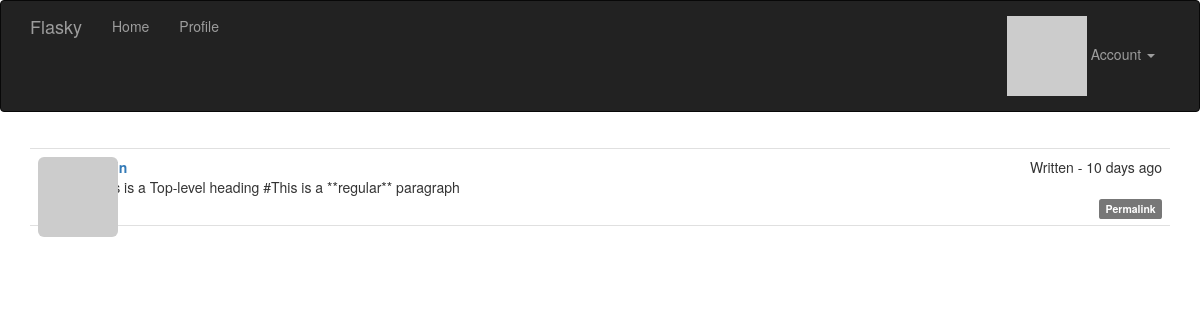
The app's page /post/103 (signed in) with its own data.
### app/models.py (models this page shows, shortened)
class Post(db.Model):
    __tablename__ = 'posts'
    id = db.Column(db.Integer, primary_key=True)
    body = db.Column(db.Text)
    body_html = db.Column(db.Text)
    timestamp = db.Column(db.DateTime, index=True,
                          default=datetime.datetime.utcnow)
    author_id = db.Column(db.Integer, db.ForeignKey('users.id'))

### app/main/views.py (the view)
@main.route('/post/<int:id>')
def post(id):
    post = Post.query.get_or_404(id)
    return render_template('post.html', posts=[post])

### app/auth/views.py (called while the page is built)
@auth.before_app_request
def before_request():
    if current_user.is_authenticated:
        current_user.ping()
        if  not current_user.confirmed \
            and request.endpoint \
            and request.blueprint != 'auth' \
            and request.endpoint != 'static':
            return redirect(url_for('auth.unconfirmed'))

### app/main/__init__.py (called while the page is built)
@main.app_context_processor
def inject_permissions():
    return dict(Permission=Permission)

### app/models.py (called while the page is built)
@login_manager.user_loader
def load_user(user_id):
    return User.query.get(int(user_id))

    def has_permission(self, perm):
        return self.permissions & perm == perm

    def can(self, perm):
        return self.role is not None and self.role.has_permission(perm)

    def is_administrator(self):
        return self.can(Permission.ADMIN)

    def ping(self):
        self.last_seen = datetime.datetime.utcnow()
        db.session.add(self)
        db.session.commit()

    def gravatar(self, size=100, default='robohash', rating='g'):
        if request.is_secure:
            url = 'https://secure.gravatar.com/avatar'
        else:
            url = 'http://www.gravatar.com/avatar'
        hash = self.avatar_hash or self.gravatar_hash()
        return f'{url}/{hash}?s={size}&d={default}&r={rating}'

### app/templates/post.html (shortened to what this page needs)
{% extends 'base.html' %}
{% import '_macros.html' as macros %}
{% block page_content %}
{% include '_posts.html' %}
{% endblock page_content %}

### app/templates/_posts.html (shortened to what this page needs)
<ul class="posts">
    {% for post in posts %}
    <li class="post">
        <div class="post-thumbnail">
            <a hrer="{{ url_for('main.user', username=post.author.username) }}">
                <img class="img-rounded profile-thumbnail" src="{{ post.author.gravatar(size=40) }}">
            </a>
        </div>
        <div class="post-content">
            <div class="post-date">Written - {{ moment(post.timestamp).fromNow() }}</div>
            <div class="post-author"><a href="{{ url_for('main.user', username=post.author.username) }}">{{ post.author.username }}</a></div>
            <div class="post-body">
                {% if post.body_html %}
                    {{ post.body_html | safe }}
                {% else %}
                    {{ post.body }}
                {% endif %}
            </div>
            <div class="post-footer">
                <a href="{{ url_for('main.post', id=post.id) }}"><span class="label label-default">Permalink</span></a>
            </div>
        </div>
    </li>
    {% endfor %}
</ul>

### app/static/styles.css (style rules this page uses)
.profile-thumbnail { position: absolute; }
ul.posts { list-style-type: none; padding: 0px; margin: 16px 0px 0px 0px; border-top: 1px solid #e0e0e0; }
ul.posts li.post { padding: 8px; border-bottom: 1px solid #e0e0e0; }
div.post-date { float: right; }
div.post-author { font-weight: bold; }
div.post-thumbnail { position: absolute; }
div.post-content { margin-left: 48px; min-height: 48px; }
div.post-footer { text-align: right; }

### records on screen
Post: timestamp "10 days ago", body "#This is a Top-level heading #This is a **regular** paragraph"
